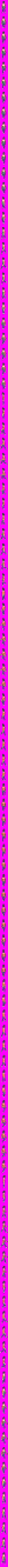
#> input picture graphics/npc_dex.bmp, 32 x 6656 px (shown at 1/5 size)
$ python -i res_post.py   (imports and definitions only)
#> lines starting #> are read from the running program, lines starting #| are printed output that depends on the picture
### tools/cast.py
"""
Town Life - the story cast (owner-approved looks, ported from tools/proposals/cast/cdef.py) and where they stand.

CHARS: look of every cast member, rendered by tools/blender_cast.py (idle sprite, 8 facings, 32x64, plus a 64x64 portrait):
  model    Quaternius character FBX (art_source/quaternius_characters) or "ROBOT" (built from primitives)
  height   body height in metres (the 1.78 m model is scaled), widen/depth = extra body width / depth factor
  colours  material name -> colour; props = extra primitives: (kind, (x, y, z) metres, size, colour[, rot degrees])
  pcam     (view width, top) of the portrait camera
Coordinates in metres for a 1.78 m body, facing -Y, x = character's left (+x).

SCHEDULE (placements, further down) says where each NPC stands at which time. Kept out of scene.py so moving an NPC never
triggers a map re-render. build_assets.py generates include/tl_cast_data.h from it.
"""
CHARS = {
 "player": dict(label="You", model="Male_LongSleeve", height=1.78,
    colours={"Shirt":"#2f5aa8","Pants":"#c8a46a","Hair":"#5a3420","Skin":"#f0c09a","Shoes":"#3a2a22","Socks":"#f2efe6"}, props=[]),
 "mia": dict(label="Mia", model="Female_Casual", height=1.78,
    colours={"Shirt":"#2a9a96","Pants":"#3c4a66","Hair":"#c8622a","HairBase":"#c8622a","Skin":"#f2c8a4","Shoes":"#3a2a22","Socks":"#f2efe6"}, props=[]),
 "rosa": dict(label="Rosa Bellini", model="Female_Alternative", height=1.56,
    colours={"Jacket":"#7a2236","LightJacket":"#8e2d44","Shirt":"#efe6cc","Pants":"#34303a","Hair":"#c4c4cc","HairBase":"#c4c4cc","Skin":"#eabf9c","Shoes":"#2e2420","Socks":"#e9e2d0"},
    props=[("sphere",(0,0.09,1.71),(0.075,0.075,0.07),"#c4c4cc"),            # grey bun
           ("torus",(0.043,-0.125,1.665),(0.034,0.034,0.006),"#2a2a30",(90,0,0)),   # round glasses
           ("torus",(-0.043,-0.125,1.665),(0.034,0.034,0.006),"#2a2a30",(90,0,0)),
           ("box",(0,-0.125,1.67),(0.03,0.008,0.008),"#2a2a30"),
           ("torus",(0,-0.035,1.435),(0.075,0.075,0.009),"#f4f0e8")]),       # pearls
 "dex": dict(label="Dex (shop)", model="Male_Shirt", height=1.78,
    colours={"Shirt":"#d8662a","Shirt2":"#e8dcc0","Pants":"#3a4f7a","Hair":"#2a1c18","Hair2":"#2a1c18","Skin":"#dfa676","Shoes":"#f0f0f0","Socks":"#f4f4f4","Eyes":"#202020"},
    props=[("box",(0,-0.118,1.02),(0.27,0.03,0.42),"#2f7a45"),             # green Corner Market apron
           ("box",(0.09,-0.139,1.15),(0.07,0.01,0.04),"#f0e0a0")]),        # name tag
 "dex_vault": dict(label="Dex (VaultMart)", model="Male_Shirt", height=1.78,
    colours={"Shirt":"#a3a9b2","Shirt2":"#eef0f3","Pants":"#8c9199","Hair":"#241814","Hair2":"#241814","Skin":"#dfa676","Shoes":"#25252b","Socks":"#222222","Eyes":"#202020"},
    props=[("box",(0,-0.125,1.20),(0.05,0.02,0.34),"#e2b53a"),             # slick gold tie
           ("box",(0.10,-0.128,1.30),(0.07,0.01,0.04),"#e2b53a"),          # badge
           ]),
 "victor": dict(label="Victor Vault", model="Male_Suit", height=1.84, widen=1.06,
    colours={"Shirt":"#d9ab36","Pants":"#efe2bc","Details":"#f6d874","TieTexture":"#16110e","Hair":"#f1ead4","Skin":"#d49a68","Eyes":"#2a1a10","Shoes":"#2a1a10"},
    props=[("box",(0,-0.115,1.64),(0.205,0.03,0.05),"#0c0c10"),             # sunglasses
           ("torus",(0,-0.07,1.395),(0.125,0.125,0.014),"#f6d874",(62,0,0)),
           ("cyl",(0,-0.145,1.27),(0.042,0.042,0.012),"#f6d874",(90,0,0)),            # gold chain
           ("cyl",(0.255,-0.06,0.42),(0.014,0.014,0.84),"#f2c94c"),        # gold cane
           ("sphere",(0.255,-0.06,0.86),(0.04,0.04,0.04),"#f2c94c")]),
 "pimm": dict(label="Mr. Pimm", model="Male_LongSleeve", height=1.62,
    colours={"Shirt":"#a98d5c","Pants":"#4a4036","Hair":"#f2f2ee","Skin":"#e9bf9c","Shoes":"#3d3026","Socks":"#e8e8e0","Eyes":"#202020"},
    props=[("sphere",(0.0,-0.035,1.70),(0.128,0.132,0.085),"#8b6b45"),            # flat cap
           ("box",(0,-0.13,1.712),(0.17,0.1,0.014),"#6e5236",(8,0,0)),           # cap brim
           ("torus",(0,-0.02,1.46),(0.095,0.095,0.03),"#a8312f"),         # red scarf
           ("cyl",(-0.255,-0.05,0.42),(0.012,0.012,0.84),"#5a3d22")]),     # walking stick
 "lou": dict(label="Big Lou", model="Male_Casual", height=1.66, widen=1.32, depth=1.15,
    colours={"Shirt":"#f4f1ea","Pants":"#566074","Hair":"#3a2a1e","Skin":"#e6b48a","Shoes":"#2d2d2d","Socks":"#eeeeee"},
    props=[("box",(0,-0.125,1.00),(0.30,0.03,0.52),"#b83a32"),             # red diner apron
           ("box",(0,-0.115,1.31),(0.15,0.02,0.07),"#b83a32"),
           ("cyl",(0,0,1.765),(0.108,0.108,0.09),"#fbfbfb"),                # chef hat band
           ("sphere",(0,0,1.86),(0.15,0.15,0.1),"#fbfbfb"),                # puffy top
           ("box",(0,-0.1,1.626),(0.10,0.03,0.022),"#2b1d14")],           # moustache
    pcam=(0.80,1.96)),
}

CHARS["okafor"] = dict(label="Dr. Okafor", model="Female_Alternative", height=1.70,
    colours={"Jacket":"#f6f8f6","LightJacket":"#e6eeea","Shirt":"#1f9a94","Pants":"#2c3a4c","Hair":"#1c1410","HairBase":"#1c1410","Skin":"#b07850","Shoes":"#eeeeee","Socks":"#eeeeee"},
    props=[("torus",(0,-0.035,1.43),(0.085,0.085,0.012),"#2a2a34"),             # stethoscope round the neck
           ("cyl",(0.0,-0.14,1.22),(0.03,0.03,0.012),"#c8d0d8",(90,0,0)),          # chest piece
           ("torus",(0.043,-0.125,1.64),(0.036,0.036,0.005),"#2a2630",(90,0,0)),   # glasses
           ("torus",(-0.043,-0.125,1.64),(0.036,0.036,0.005),"#2a2630",(90,0,0)),
           ("box",(0,-0.125,1.645),(0.03,0.008,0.008),"#2a2630")])

ROBOT = dict(label="Valet", model="ROBOT", height=1.34, colours={}, props=[], pcam=(0.90, 1.40))


CHARS["robot"]=ROBOT

# s76: Old Block residents. Looks are in char_build.B (unique builds), faces in face_cfg.FACE; these rows give label/model/skin/colours
# for the sprite pipeline (blender_cast.py / build_assets.build_cast). TRENCH-E 3, Duchess and Captain are not rigged humans: they are
# sprite-only props rendered by tools/blender_residents.py (RESIDENT_PROPS below).
def _res(label, model, height, colours):
    return dict(label=label, model=model, height=height, colours=colours, props=[])
CHARS["ines"] = _res("Ines Okoro", "Female_Casual", 1.62, {"Shirt": "#e2982c", "Pants": "#5a4a78", "Hair": "#1c1410", "HairBase": "#1c1410", "Skin": "#8a5836", "Shoes": "#2e2a32", "Socks": "#f2efe6"})
CHARS["teo"] = _res("Teo", "Male_Casual", 1.30, {"Shirt": "#3f9a6a", "Pants": "#6e7f98", "Hair": "#1c1410", "Skin": "#c28a5e", "Shoes": "#d8402e", "Socks": "#f2efe6"})
CHARS["grigor"] = _res("Grigor", "Male_LongSleeve", 1.76, {"Shirt": "#27384f", "Pants": "#3a3f46", "Hair": "#e8e8ee", "Skin": "#d79b78", "Shoes": "#2a2420", "Socks": "#d8d8d0", "Eyes": "#2a2420"})
CHARS["valdez"] = _res("Mrs. Valdez", "Female_Dress", 1.57, {"Dress": "#d86a70", "Hair": "#3a3036", "Skin": "#c98e6a", "Shoes": "#4a2a3a"})
CHARS["pruitt"] = _res("Guard Pruitt", "Male_Shirt", 1.76, {"Shirt": "#8f98a6", "Shirt2": "#eef0f3", "Pants": "#3a404c", "Hair": "#3a281c", "Hair2": "#3a281c", "Skin": "#e2b08a", "Shoes": "#25252b", "Socks": "#222222", "Eyes": "#202020"})
CHARS["kessler"] = _res("Kessler", "Male_Suit", 1.90, {"Shirt": "#9aa3ad", "Pants": "#59616e", "Details": "#e2b53a", "TieTexture": "#e6e9ee", "Hair": "#9a7440", "Skin": "#f0c4a4", "Eyes": "#202024", "Shoes": "#1c1f26"})
CHARS["nella"] = _res("Nella Bellini", "Female_Casual", 1.66, {"Shirt": "#8fb59a", "Pants": "#4a5266", "Hair": "#4a3a34", "HairBase": "#4a3a34", "Skin": "#e2b490", "Shoes": "#5a3a2a", "Socks": "#f2efe6"})
# sprite-only residents (name -> (sheet width, sheet height, frames per facing or total, facings used)); see build_assets.build_resident_props
RESIDENT_PROPS = ["trench_e", "duchess", "captain"]
HUMAN_RESIDENTS = ["ines", "teo", "grigor", "valdez", "pruitt", "kessler", "nella"]


# Sprite sheets / portraits built by build_assets.py (graphics/npc_<id>.bmp, graphics/portrait_<id>.bmp).
PORTRAIT_ONLY = ["player"]       # the player only needs a portrait (his sprites are rendered by blender_actor.py)
ORDER = ["player", "mia", "rosa", "dex", "pimm", "lou", "dex_vault", "victor", "robot", "okafor"] + HUMAN_RESIDENTS

# Every NPC id of the game (index = npc_id in C++ = friendship slot in the save). Halloran has no look yet (Docks).
IDS = ["mia", "rosa", "dex", "pimm", "lou", "halloran", "okafor", "dex_vault", "victor", "robot",
       "ines", "teo", "grigor", "valdez", "pruitt", "nella", "kessler", "trench_e", "duchess", "captain"]   # s76: 20 ids (talk slots 20)

# Placements: (npc, map, x, y, facing, from, to, first day, last day) - cells, 24 h clock, days 1..255.
# Daily whereabouts follow docs/story_chapter1.md section 1.11. Rosa, Dex, Victor and Valet only appear in story scenes
# later, so they are not placed freely yet. Facing names: s, sw, w, nw, n, ne, e, se ("sw" looks towards +y).
# Wander routes (s63): an NPC with a route paces between these points (cells, up to 4, looping) while the placement is active, waiting
# a few seconds at each; it stops when you talk to it and waits for the player to pass. Points must be walkable (checked at runtime).
ROUTES = {
    "pimm_pond": [(20.0, 42.2), (24.0, 42.2), (24.0, 40.2), (18.5, 40.2)],       # City Park, round the pond path
    "pimm_library": [(4.9, 7.4), (4.9, 4.4), (3.2, 4.4), (3.2, 7.4)],            # community centre, between the shelves
    "mia_diner": [(9.3, 4.7), (9.3, 7.6)],                                       # diner, along the east wall of the dining room
    # s76: Old Block (docs/old_block_design.md section 6). Points must be walkable on the street (y 19.5..24.5).
    "teo_round": [(20.5, 22.0), (36.0, 22.5), (56.0, 22.0), (36.0, 21.5)],        # Cobble Street, west to east and back
    "duchess_walk": [(36.0, 21.5), (41.0, 22.6)],                                # the corgi's lunchtime walk on the street
}

PLACEMENTS = [
    # Day 1 at the old Corner Market: Rosa and Mia work from 7:00 once the player is awake, until the firing (flag vault_scene).
    # Dex is only placed by the cutscenes (briefing, firing): sprite VRAM allows only ~2 extra actors beside a 128 px dialogue portrait.
    ("mia", "corner_market", 13.9, 13.4, "sw", "7:00", "14:30", 1, 1, None, "vault_scene"),     # checkout on Day 1 (the old shop)
    ("rosa", "corner_market", 12.4, 13.4, "sw", "7:00", "14:30", 1, 1, "woke_up", "vault_scene"),
    # Mr. Pimm waits at the bakery table for his rye loaf (placed after his arrival scene, leaves in the pimm_leaves scene)
    ("pimm", "corner_market", 7.0, 6.9, "ne", "9:00", "13:00", 1, 1, "pimm_scene", "pimm_left"),
    # VaultMart: Dex in the grey blazer paces the aisles (a static figure for now), nobody at the checkout
    ("dex_vault", "vaultmart", 9.6, 11.4, "sw", "6:00", "22:00", 1, 255, "vault_scene", None),
    ("mia", "diner", 9.3, 4.7, "sw", "7:00", "12:00", 2, 255, None, None, "mia_diner"),              # waitress shift
    ("mia", "city_centre", 45.5, 38.9, "e", "12:00", "12:30", 2, 255),     # lunch break at the fountain square bench
    ("mia", "diner", 9.3, 4.7, "sw", "12:30", "15:00", 2, 255, None, None, "mia_diner"),
    ("lou", "diner", 6.4, 2.6, "sw", "6:00", "22:00", 1, 255),             # behind the counter (counter y 3.2..4.1)
    ("pimm", "community_centre", 4.9, 7.4, "ne", "13:00", "16:00", 1, 1, None, None, "pimm_library"),   # library, beside the reading table (Day 1 after the shop)
    ("pimm", "community_centre", 4.9, 7.4, "ne", "8:00", "16:00", 2, 255, None, None, "pimm_library"),
    ("okafor", "clinic", 7.2, 2.5, "sw", "8:00", "20:00", 1, 255),           # behind the reception counter (counter y 3.1..4.0)
    ("pimm", "city_centre", 20.0, 42.2, "ne", "16:00", "19:30", 1, 255, None, None, "pimm_pond"),   # City Park pond, feeding the pigeons

    # ---- s76: Old Block residents (map old_block, cells; the bakery / laundromat interiors) ----
    ("pruitt", "old_block", 8.5, 20.9, "se", "0:00", "23:59", 1, 255),                # folding chair on a drum at the VaultLink cable works
    ("trench_e", "old_block", 12.8, 19.8, "sw", "0:00", "23:59", 1, 255),             # s82: digging in the trench, between the two arch pillars (x - y = -7) so no pillar hides him
    ("valdez", "old_block", 20.6, 19.3, "sw", "8:00", "21:00", 1, 255),               # s81: beside her stoop, NOT in front of the door (house 16.5..21, door 18.6)
    ("captain", "old_block", 19.9, 18.7, "sw", "8:00", "21:00", 1, 255),              # parrot on his perch next to her (right of the door)
    ("teo", "old_block", 20.5, 22.0, "se", "10:00", "19:00", 1, 255, None, None, "teo_round"),
    ("grigor", "old_block", 33.1, 28.2, "sw", "10:00", "18:00", 1, 255),              # stool at the chess table
    ("ines", "old_block", 34.2, 19.5, "sw", "7:00", "12:00", 1, 255),                 # outside the laundromat door
    ("ines", "laundromat", 6.8, 3.6, "sw", "12:00", "14:00", 1, 255),
    ("ines", "old_block", 34.2, 19.5, "sw", "14:00", "17:00", 1, 255),
    ("ines", "laundromat", 6.8, 3.6, "sw", "17:00", "21:00", 1, 255),
    ("duchess", "old_block", 30.6, 19.4, "e", "7:00", "12:00", 1, 255),               # s81: her bed on the pavement left of the laundromat door (was behind the yard fence)
    ("duchess", "old_block", 36.0, 21.5, "e", "12:00", "13:00", 1, 255, None, None, "duchess_walk"),
    ("duchess", "old_block", 30.6, 19.4, "e", "13:00", "22:00", 1, 255),
    ("nella", "bakery", 4.9, 1.8, "sw", "6:00", "18:00", 1, 255),                     # behind the counter (counter y 2.2..3.1)
    ("rosa", "old_block", 64.4, 23.7, "ne", "8:00", "17:00", 1, 255, "old_block_open", None),   # her stall at the street end
    ("kessler", "city_centre", 33.4, 49.2, "sw", "6:00", "22:00", 1, 255, None, "bridge_open"),   # in front of the closed bridge barrier
]

### tools/proposals/s74/mock.py
"""In-game mock of Old Block: a 240x160 screen (viewport 240x128 + the real HUD strip from graphics/hud.bmp), the real player sprite
(graphics/player.bmp) and a placeholder resident (Mia's sprite stands in for Ines / Teo, which do not exist yet).
  python3 mock.py CROP_PREFIX OUT.png [px py facing]    CROP_PREFIX = a crop.py output whose box is exactly the camera window
  Camera window for a player at (px, py): left = ix - 120, top = iy - 76 (ix, iy = image coords of the player's feet).
  python3 mock.py --window px py     prints the crop box to render."""
import os
import sys
import numpy as np
from PIL import Image, ImageDraw, ImageFont

HERE = os.path.dirname(os.path.abspath(__file__))
ROOT = os.path.abspath(os.path.join(HERE, "..", "..", ".."))
GFX = os.path.join(ROOT, "graphics")
OX0, OY0 = 64 * 16 + 16, 175          # origin of the proposed old_block scene (H * 16 + 16, 175)
FACE = dict(s=0, sw=1, w=2, nw=3, n=4, ne=5, e=6, se=7)
FONT = "/usr/share/fonts/truetype/dejavu/DejaVuSans-Bold.ttf"


def proj(x, y):
    return OX0 + (x - y) * 16, OY0 + (x + y) * 8


def window(px, py):
    ix, iy = proj(px, py)
    return int(round(ix)) - 120, int(round(iy)) - 76


# [51 lines left out: functions sheet_frame, hud_strip, bars_sheet, make, not called in this run]


# [13 lines that do not run on import are left out]

### tools/proposals/s75/res_post.py
"""
s75 post-processing (nothing in the game is touched): quantize the renders like the game does and compose the deliverables.

  python3 res_post.py OUT sprites     quantized frames -> OUT/spr/<name>_<stem>.png (RGBA, 1x)
  python3 res_post.py OUT lineup      OUT/lineup_3x.png   (new residents + Mia + Big Lou for scale)
  python3 res_post.py OUT mock CROP.png   OUT/mock_1x.png, OUT/mock_3x.png (CROP = 240x128 Old Block window from s74 crop.py)
Humans use the real face pass (tools/face_pass.py: 11 colours + eye white / mouth / blush + outline); TRENCH-E / critters use plain k-means.
"""
import os
import sys

import numpy as np
from PIL import Image, ImageDraw, ImageFont

HERE = os.path.dirname(os.path.abspath(__file__))
TOOLS = os.path.abspath(os.path.join(HERE, "..", ".."))
ROOT = os.path.abspath(os.path.join(TOOLS, ".."))
sys.path.insert(0, TOOLS)
sys.path.insert(0, HERE)
sys.path.insert(0, os.path.join(TOOLS, "proposals", "s74"))
import res_build  # noqa: E402

# [1 line not run here, left out]
import face_pass as fp  # noqa: E402
import json  # noqa: E402

OUT = os.path.abspath(sys.argv[1])
STEP = sys.argv[2]
SS = 4
FONT = "/usr/share/fonts/truetype/dejavu/DejaVuSans-Bold.ttf"
FACINGS = ["s", "se", "e"]
HUMAN_STEMS = [f + "_0" for f in FACINGS] + ["se_w0"]


# [19 lines left out: functions sprite_frame, to_rgba, not called in this run]


def save(name, stem, pal, idx):
    os.makedirs(os.path.join(OUT, "spr"), exist_ok=True)
    to_rgba(pal, idx).save(os.path.join(OUT, "spr", f"{name}_{stem}.png"))


# [35 lines left out: functions sprites, existing, not called in this run]


def load(name, stem):
    return Image.open(os.path.join(OUT, "spr", f"{name}_{stem}.png"))


# [48 lines left out: function lineup, not called in this run]


def mock(crop_png):
#> called with crop_png = '../../../graphics/npc_dex.bmp'
    import mock as m
    left, top = m.window(31.0, 22.0)
    q = Image.open(crop_png).convert("RGB")
#> q is the input picture: PIL image 32x6656 RGB; mean R, G, B 219.9, 29, 213.3
    scr = Image.new("RGBA", (240, 160), (6, 6, 12, 255))
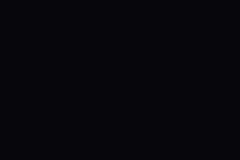
#> scr: PIL image 240x160 RGBA; mean R, G, B, A 6, 6, 12, 255
    scr.paste(q.crop((0, 0, 240, 128)).convert("RGBA"), (0, 0))
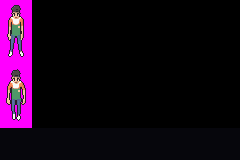
#> scr: PIL image 240x160 RGBA; mean R, G, B, A 24, 4.7, 24.8, 255
    d = ImageDraw.Draw(scr, "RGBA")
    acts = [(32.9, 19.9, "ines_se", "h"), (27.5, 23.6, "teo_e", "h"), (35.6, 22.3, "duchess_e_walkA", "d"), (31.0, 22.0, "player", "p")]
    for (x, y, key, kind) in sorted(acts, key=lambda a: a[0] + a[1]):
        ix, iy = m.proj(x, y)
        sx, sy = int(round(ix)) - left, int(round(iy)) - top
        d.ellipse((sx - 9, sy - 3, sx + 9, sy + 3), fill=(0, 0, 0, 90))
        if kind == "p":
            scr.alpha_composite(m.sheet_frame("player", "ne", 18), (sx - 16, sy - 54))
        elif kind == "h":
            nm, st = key.split("_")
            scr.alpha_composite(load(nm, st + "_0"), (sx - 16, sy - 54))
        else:
            img = load("duchess", "e_walkA").transpose(Image.FLIP_LEFT_RIGHT)
            scr.alpha_composite(img, (sx - 16, sy - 23))
    scr = scr.convert("RGB")
    scr.paste(m.hud_strip(), (0, 128))
    scr.save(os.path.join(OUT, "mock_1x.png"))
    scr.resize((720, 480), Image.NEAREST).save(os.path.join(OUT, "mock_3x.png"))


# [6 lines not run here, left out]

#> (the run stopped early here; a loop or call above may not have finished)

$ run again, on graphics/npc_mia.bmp
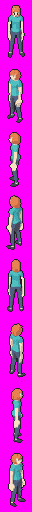
#> input picture graphics/npc_mia.bmp, 32 x 512 px
#> in mock, q is the input picture: PIL image 32x512 RGB; mean R, G, B 212.2, 35, 213.4
#> in mock, `scr.paste(q.crop((0, 0, 240, 128)).convert("RGBA"), (0, 0))`:
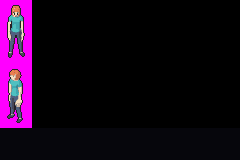
#> scr: PIL image 240x160 RGBA; mean R, G, B, A 23.4, 5.3, 25, 255

$ run again, on graphics/npc_pruitt.bmp
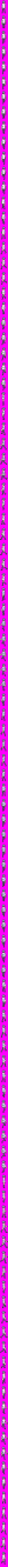
#> input picture graphics/npc_pruitt.bmp, 32 x 6656 px (shown at 1/5 size)
#> in mock, q is the input picture: PIL image 32x6656 RGB; mean R, G, B 213.9, 38.3, 216.1
#> in mock, `scr.paste(q.crop((0, 0, 240, 128)).convert("RGBA"), (0, 0))`:
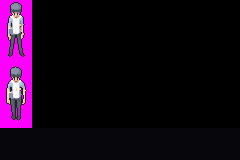
#> scr: PIL image 240x160 RGBA; mean R, G, B, A 23.8, 5.9, 25.1, 255

$ run again, on graphics/npc_robot.bmp
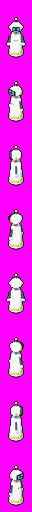
#> input picture graphics/npc_robot.bmp, 32 x 512 px
#> in mock, q is the input picture: PIL image 32x512 RGB; mean R, G, B 237.1, 43.9, 235.9
#> in mock, `scr.paste(q.crop((0, 0, 240, 128)).convert("RGBA"), (0, 0))`:
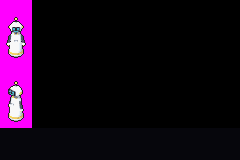
#> scr: PIL image 240x160 RGBA; mean R, G, B, A 26.3, 5.9, 27.4, 255
